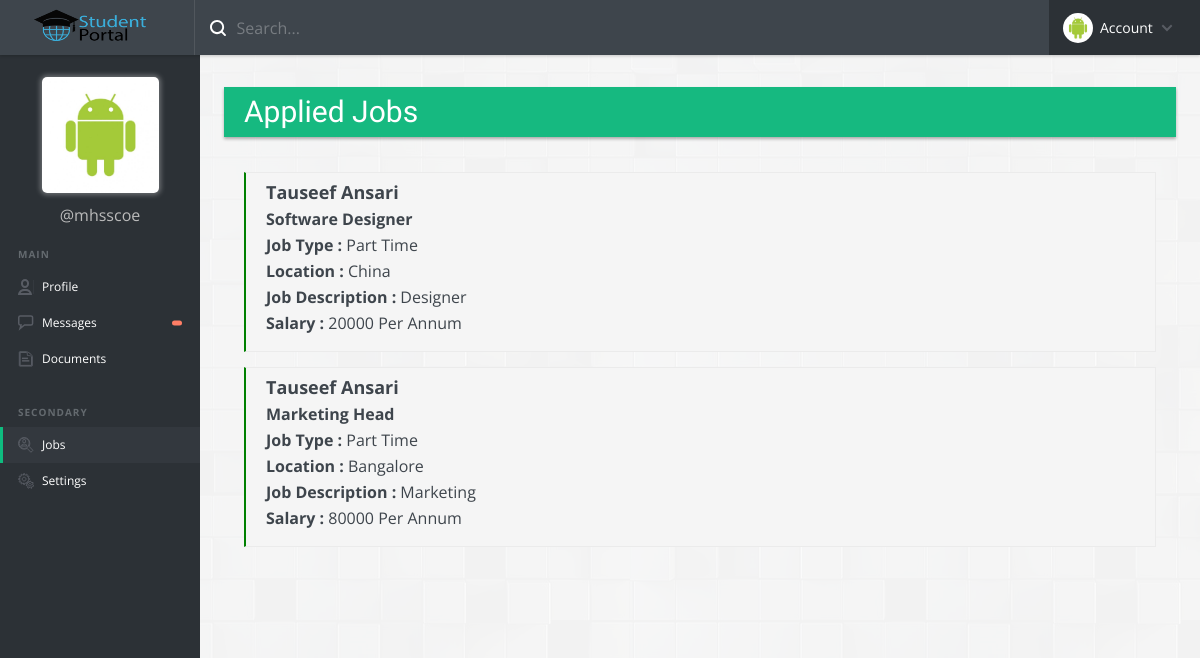
The app's page /notices.php?user=1 (signed in) with its own data.
### tables this page shows
CREATE TABLE `job` (
  `job_id` int(11) NOT NULL,
  `job_title` varchar(50) NOT NULL,
  `location` varchar(30) NOT NULL,
  `description` text NOT NULL,
  `salary` int(11) NOT NULL,
  `job_type` varchar(20) NOT NULL,
  `company_id` int(11) NOT NULL
);

CREATE TABLE `user` (
  `id` int(11) NOT NULL,
  `name` varchar(100) NOT NULL,
  `user_name` varchar(20) NOT NULL,
  `email_id` text NOT NULL,
  `password` varchar(32) NOT NULL,
  `contact_no` varchar(15) NOT NULL,
  `user_type` enum('student','institute','company') NOT NULL,
  `img_url` varchar(255) NOT NULL DEFAULT 'images/dp.png'
);

### notices.php (the view, shortened to what this page needs)
<?php
	include 'config.php';
	if (is_numeric($_GET['user'])){
		$query = "select id,name,email_id,contact_no,img_url,user_type from user where id=".$_GET['user'];
	}
	else{
		$query = "select id,name,email_id,contact_no,img_url,user_type from user where name='".$_GET['user']."'";
	}
	$table = mysqli_query($connection,$query);
		if($table){
			$rows=mysqli_num_rows($table);
			if($rows == 1){
		    	$row = mysqli_fetch_assoc($table);
		    }
		}
?>
<!DOCTYPE html>
<html lang="en">
<head>
	<link rel="stylesheet" href="css/reset.css">
	<link rel="stylesheet" href="css/style.css">
	<link rel="stylesheet" href="css/media.css">
	<link rel="stylesheet" href="css/profile.css">
</head>
<body onload="check()">
	<header class="cd-main-header">
		<a href="profile.php?user=<?php echo $_SESSION['login_user'];?>" class="cd-logo"><img src="images/logo.png" alt="Logo"></a>
		<div class="cd-search is-hidden">
				<input list="searches" class="search" placeholder="Search..." onkeyup="suggestions()" onchange="searched()">
		</div>
		<nav class="cd-nav">
			<ul class="cd-top-nav">
				<li class="has-children account">
					<a href="#">
						<img src="<?php echo $_SESSION['dp_url'];?>">
						Account
					</a>
				</li>
			</ul>
		</nav>
	</header>
	<main class="cd-main-content">
		<nav class="cd-side-nav">
			<ul>
				<li class="nav-dp"><a class="dp"><img src="<?php echo $_COOKIE['dp_url'];?>"></a></li>
				<li class="nav-name"><h1>@<?php echo $_COOKIE['user_name'];?></h1></li>
				<li class="cd-label">Main</li>
				<li class="profile">
					<a href="profile.php?user=<?php echo $_SESSION['login_user'];?>">Profile</a>
				</li>
				<li class="messages">
					<a href="inbox.php">Messages<span class="count" id="msgcount"></span></a>
				</li>
				<li class="has-children documents">
					<a href="document.php?user=<?php echo $_SESSION['login_user'];?>">Documents</a>
				</li>
			</ul>
			<ul>
				<li class="cd-label">Secondary</li>
				<li class="jobs active">
					<a href="job.php?user=<?php echo $_SESSION['login_user'];?>">Jobs</a>
				</li>
				<li class="settings">
					<a href="settings.php">Settings</a>
				</li>
			</ul>
				<br><br>
				<center>
				<iframe width="120px" height="60px" scrolling="no" src="clock.html"></iframe>
				</center>
		</nav>
		<div class="content-wrapper">
			<br><br>
	            <div class="pro-education student">
    	        	<h1 class="heading">Applied Jobs<button id="add-edu" class="add-button remove">+ Apply For Job</button></h1>
    	        	<div class="pro-education-body pro-body">
	            	   			<?php
	            	   				$query = "select * from user where user_type='company'";
	            	   				$table = mysqli_query($connection,$query);
									if($table){
										$rows=mysqli_num_rows($table);
										if($rows > 0){
											for($x = 0; $x<= $row; $x++){
				    							$row = mysqli_fetch_assoc($table);
								?>
								<?php
											}
										}
									}
	            	   			?>
	               		<ul class="education-list">
	               		<?php
							$query = "SELECT * FROM `has_job` join `job` on (has_job.job_id = job.job_id) where student_id =".$_GET['user'];
							$table = mysqli_query($connection,$query);
							if($table){
								$rows=mysqli_num_rows($table);
								if($rows > 0){
									for($x = 0; $x<= $row; $x++){
				    					$row = mysqli_fetch_assoc($table);
				    					if ($row){
						?>
											<li>
						<?php
												$inst_query = "select name from user where id = ".$row['student_id'];
												$inst_table = mysqli_query($connection, $inst_query);
												if ($inst_table){
													$inst_column = mysqli_fetch_assoc($inst_table);
													echo "<p style='padding-bottom: 10px; font-size:18px; font-weight:bold'>".$inst_column['name']."</p>";
												}
												$deg_query = "select job_title,location,description,salary,job_type from job where job_id = ".$row['job_id'];
												$deg_table = mysqli_query($connection, $deg_query);
												if ($deg_table)
												{
													$deg_column = mysqli_fetch_assoc($deg_table);
													echo "<p style='padding-bottom: 10px; font-weight: bold;'>".$deg_column['job_title']."</p>";
													echo "<p style='padding-bottom: 10px;'><span style='font-weight:bold;'>Job Type : </span>".$deg_column['job_type']."</p>";
													echo "<p style='padding-bottom: 10px;'><span style='font-weight:bold;'>Location : </span>".$deg_column['location']."</p>";
													echo "<p style='padding-bottom: 10px;'> <span style='font-weight:bold;'>Job Description : </span>".$deg_column['description']."</p>";
													echo "<p style='padding-bottom: 10px;'> <span style='font-weight:bold;'>Salary : </span>".$deg_column['salary']." Per Annum</p>";
												}
						?>
											</li>
						<?php
										}
				    				}
								}
							}
						?>
		                </ul>
	            	</div>
	            </div>
            </div>
	</main>
</body>
</html>

### css/profile.css (style rules this page uses)
.pro-education h1, .pro-skill h1, .pro-interest h1 { font-family: 'Ropa Sans'; color: white; background-color: #16b980; border:none; padding: 10px 20px; box-shadow: 0px 2px 3px rgba(0,0,0,0.3); margin:0; }
.pro-body { padding: 20px; }
.pro-body ul li { background-color: rgb(245,245,245); max-width: auto; margin:15px 0px; padding: 10px 20px; border: 1px solid rgb(235,235,235); border-left: 2px solid green; }

### records on screen
job: user.name "Tauseef Ansari", job_title "Software Designer", job_type "Part Time", location "China", description "Designer", salary "20000"
job: user.name "Tauseef Ansari", job_title "Marketing Head", job_type "Part Time", location "Bangalore", description "Marketing", salary "80000"

### other values on screen
$_COOKIE['user_name'] "mhsscoe"
